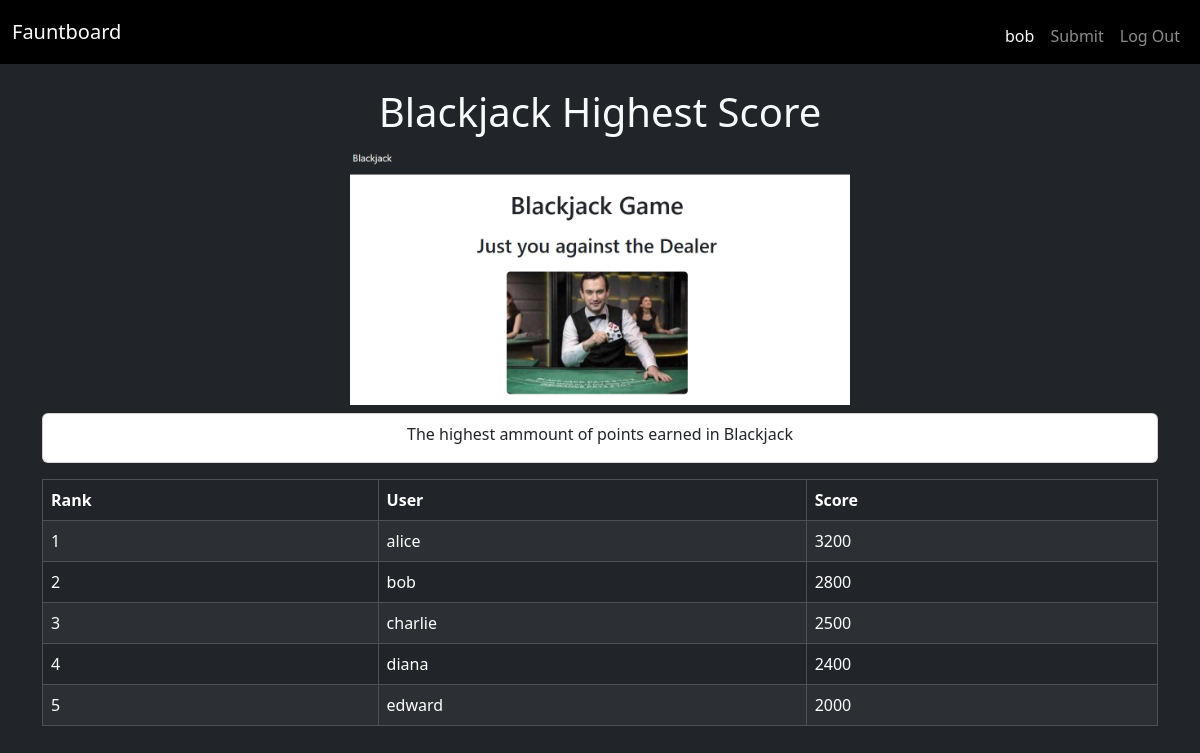
/leaderboard/1 (signed in), run on the app's committed database.
### tables this page shows
CREATE TABLE users (
    id INTEGER PRIMARY KEY,
    username TEXT UNIQUE NOT NULL,
    password TEXT NOT NULL,
    role TEXT);

CREATE TABLE "leaderboards" (
    id INTEGER PRIMARY KEY,
    name TEXT NOT NULL, description TEXT,
    image_path TEXT
, type TEXT NOT NULL);

CREATE TABLE "leaderboard_entries" (
    id INTEGER PRIMARY KEY,
    leaderboard_id INTEGER NOT NULL,
    user_id INTEGER NOT NULL, user TEXT NOT NULL REFERENCES users(username), type TEXT NOT NULL,
    score INTEGER NOT NULL,
    FOREIGN KEY (leaderboard_id) REFERENCES leaderboards(id),
    FOREIGN KEY (user_id) REFERENCES users(id)
);

### app.py (the view)
@app.route("/leaderboard/<int:leaderboard_id>")
def show_leaderboard(leaderboard_id):
    db = get_db()
    leaderboard = db.execute(
        "SELECT * FROM leaderboards WHERE id = ?", (leaderboard_id,)
    ).fetchone()
    entries = db.execute(
        "SELECT * FROM leaderboard_entries WHERE leaderboard_id = ? ORDER BY score DESC",
        (leaderboard_id,)
    ).fetchall()
    return render_template("leaderboard.html", leaderboard=leaderboard, entries=entries)

### app.py (called while the page is built)
def get_db():
    if "db" not in g:
        g.db = sqlite3.connect("database.db")
        g.db.row_factory = sqlite3.Row
    return g.db

@app.before_request
def load_user():
    g.user = None
    if "user_id" in session:
        db = get_db()
        g.user = db.execute(
            "SELECT * FROM users WHERE id = ?",
            (session["user_id"],)
        ).fetchone()

### templates/leaderboard.html
{% extends 'base.html' %}
{% block content %}
<div class="container mt-4 text-light">
  <h1 class="text-center">{{ leaderboard['name'] }}</h1>
  <div class="text-center mb-3">
    {% if leaderboard['image_path'] %}
      <img src="{{ leaderboard['image_path'] }}" alt="{{ leaderboard['name'] }}" style="max-width: 500px;">
    {% else %}
      <div class="p-5 text-center" style="background-color: #444;">
        <h4 class="m-0">{{ leaderboard['name'] }}</h4>
      </div>
    {% endif %}
    <div class="card mt-2 bg-white text-dark">
        <p class="mt-2">{{ leaderboard['description'] }}</p>
    </div>
  </div>
  <table class="table table-dark table-striped table-bordered">
    <thead>
      <tr>
        <th>Rank</th>
        <th>User</th>
        <th>{{ leaderboard['type']|capitalize }}</th>
      </tr>
    </thead>
    <tbody>
      {% for entry in entries %}
      <tr>
        <td>{{ loop.index }}</td>
        <td>{{ entry['user'] }}</td>
        <td>{{ entry['score'] }}</td>
      </tr>
      {% endfor %}
    </tbody>
  </table>
</div>
{% endblock %}

### templates/base.html (shortened to what this page needs)
<!doctype html>
<html lang="en">
<head>
  <link href="https://cdn.jsdelivr.net/npm/bootstrap@5.3.2/dist/css/bootstrap.min.css" rel="stylesheet">
</head>
<body class="bg-dark">
<nav class="navbar navbar-expand-lg navbar-dark bg-black mb-4">
<div class="container-fluid">
    <a class="navbar-brand" href="/">Fauntboard</a>
        <ul class="navbar-nav ms-auto d-flex flex-row">
      {% if g.user %}
        <li class="nav-item mx-3, mt-2">
          <span class="nav-link disabled text-light">{{ g.user['username'] }}</span>
        </li>
        {% if g.user and g.user['role'] == 'User' %}
        <li class="nav-item mx-3, mt-2">
          <a class="nav-link" href="{{ url_for('submit') }}">Submit</a>
        </li>
        {% endif %}
        <li class="nav-item mx-3, mt-2">
          <a class="nav-link" href="{{ url_for('logout') }}">Log Out</a>
        </li>
      {% endif %}
    </ul>
  </div>
</nav>
<section class="content">
  {% block content %}{% endblock %}
</section>
</body>
</html>

### data on the page
users: user.username "bob"
leaderboards: name "Blackjack Highest Score", image_path (picture), description "The highest ammount of points earned in Blackjack", type "Score"
leaderboard_entries: user "alice", score "3200"
leaderboard_entries: user "bob", score "2800"
leaderboard_entries: user "charlie", score "2500"
leaderboard_entries: user "diana", score "2400"
leaderboard_entries: user "edward", score "2000"
